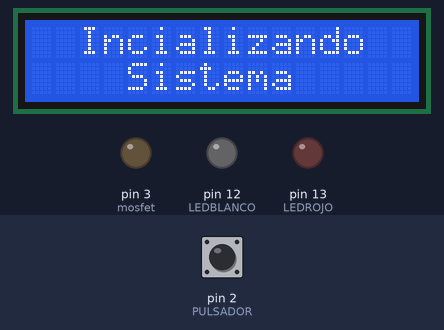
Simulated run of this sketch. Board: Arduino Uno, built with avr-gcc and run on an emulated ATmega328P. Parts: 16×2 character LCD, output pins drawn as LEDs (lit = HIGH). Inputs (shaded band) come from the test bench; at power-on: pin 2 (PULSADOR) LOW. What the sketch prints to the serial monitor is not drawn.

Above: at 0.1 s.
At 2.2 s:
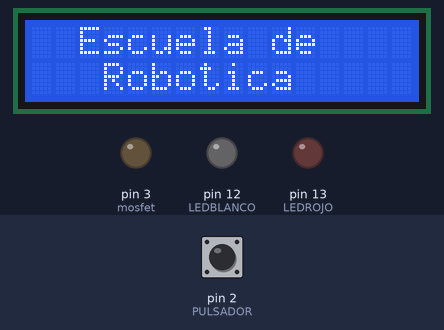
At 19.8 s:
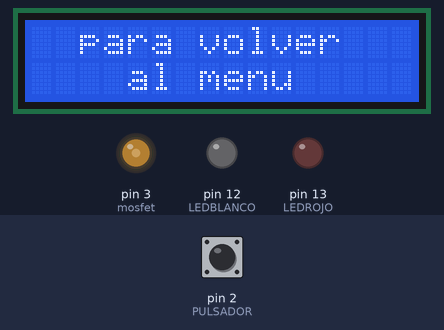
At 37.5 s:
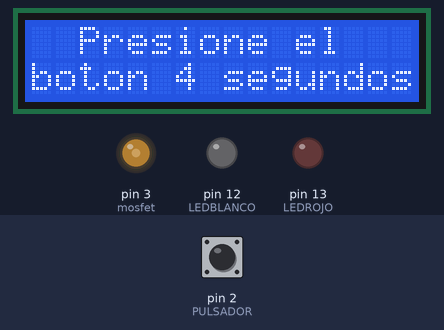
Timing chart, 0 to 39.0 s (numbered marks = the images above):
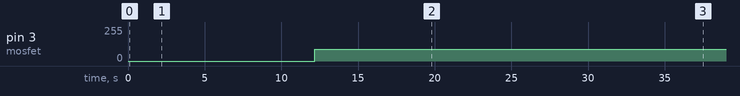

The sketch:

menu_v4.0.ino
```cpp
#include <Wire.h>
#include <LiquidCrystal_I2C.h>
#define mosfet 3
#define LEDROJO 13 // define pin de led rojo
#define LEDBLANCO 12 // define pin de led blanco
#define PULSADOR 2
const unsigned long PaM1= 900000, PaM2=1800000,  tempM=180000;
LiquidCrystal_I2C lcd(0x3F,16,2); //Crear el objeto lcd  dirección  0x3F y 16 columnas x 2 filas
//const byte rele = 8; //define pin de rele (pero no utilizamos)
int modo = 1; //define valor inicial de la variable como volatil
int modo_ant = 0, cont=0; // define valor inicial de la variable como entero
unsigned long temporizador1, temporizador2=0, tempPa, timer, timer2, delayDisp=2500; // define lo temporizadores
bool bombaEc = false, cambioM = false, menu=false, cambioIni= false;  // define las variables booleanas

void setup(){

// se inicializan los pines y los interruptores
  pinMode(PULSADOR, INPUT);
// pinMode(rele, OUTPUT);
  pinMode(LEDROJO,OUTPUT);
  pinMode(LEDBLANCO,OUTPUT);
  pinMode(mosfet, OUTPUT);
  Serial.begin(9600);// inicia la transmision de datos en 9600

 // Inicializar el LCD
  lcd.init();

  //Encender la luz de fondo.
  lcd.backlight();

  lcd.clear();
  lcd.setCursor(2, 0);
  lcd.print("Incializando");
  lcd.setCursor(4, 1);
  lcd.print("Sistema");
  delay (2000);

}

void loop(){
  menu_displ(modo, true);
  //Serial.println (cambioM);
  switch (modo){

    case 1:
       tempPa=PaM1;
       if (cambioIni == false){
       temporizador2  = 0;
       cambioIni = true;
        }
       //entra a modo interior
       //display "modo interior"
       break;

   case 2:
       tempPa=PaM2;

       //entra a modo exterior
       //display "modo exterior"

       break;

   case 3:
       //display "modo stand by"
       //stand by
       //apagar motor
       break;

 }
  control_tiempo (&temporizador1, &temporizador2, tempM, tempPa);
  BotonPro();

}
```

BotonPro.ino
```cpp
void BotonPro() {
  if (digitalRead(PULSADOR)==1){
    timer=millis()+1000;
    while (digitalRead(PULSADOR)==1){

     // Serial.println("While");
      delay (5);
      timer2=millis();

    }

    if (timer2>timer){
      tone(7,261,300);
      /*Serial.println("Usted esta en el menu");
      Serial.println("Aprete el boton una vez para entrar al modo 1 o dos veces para entrar al modo 2");*/

      Disp_Selec_Menu (2, 2, "Usted esta", "en el menu", delayDisp);
      Disp_Selec_Menu (1, 2, "Presione 1 vez", "Riego Interno", delayDisp+300);
      Disp_Selec_Menu (0, 2, "Presione 2 veces", "Riego Externo", delayDisp+300);
      Disp_Selec_Menu (0, 4, "Presione 3 veces", "Stand By", delayDisp+300);
      modo = 1;
      cont=0;
      Serial.println(cont);
      timer=millis()+5000;
      while (menu==false){
       // Serial.println("Entro al while");
        if (digitalRead(PULSADOR)==1){
          cont++;
          /*Serial.print("Ha ingresado en el modo: ");
          Serial.println(cont);*/
          Disp_Selec_Menu (3, 7, "Selecciono", String (cont), 10);
          delay (200);
          tone(7,261,300);
          delay (300);
          if (cont==3){
            cont=3;
            break;
            }
        }
        if (timer< millis()){
           menu=true;
          }
        }
      }

    menu=false;
     /*lcd.clear();
      lcd.setCursor(0, 0);
        lcd.print("Presione 4 seg");
      lcd.setCursor(0, 1);
        lcd.print("para volver menu");*/

  }


  if (cont==1) {
   // Serial.println ("menu1");
         modo = 1;
         //menu_displ();
          cambioM= false;
  }else if (cont==2) {
          modo = 2;
          //menu_displ();
           cambioM= false;
    //Serial.println ("menu2");
  }else if (cont==3){
          modo=3;
          cambioM= false;
  }

}
```

Disp_Selec_Menu.ino
```cpp
void Disp_Selec_Menu (int posF0C, int posF1C, String texF0, String textF1, unsigned long demora){
  lcd.clear();
  lcd.setCursor(posF0C, 0);
  lcd.print(texF0);
  lcd.setCursor(posF1C, 1);
  lcd.print(textF1);
  delay(demora);
}
```

Imp_Ent_Menu.ino
```cpp
void Imp_Ent_Menu() {
  lcd.clear();
  lcd.setCursor(2, 0);
  lcd.print("Presione el");
  lcd.setCursor(0, 1);
  lcd.print("boton 4 segundos");
  delay(delayDisp);
  lcd.clear();
  lcd.setCursor(2, 0);
  lcd.print("para volver");
  lcd.setCursor(4, 1);
  lcd.print("al menu");
  delay(delayDisp);
}
```

Imp_Esc_Rob.ino
```cpp
void Imp_Esc_Rob(){
  lcd.clear();
  lcd.setCursor(2, 0);
  lcd.print("Escuela de");
  lcd.setCursor(3, 1);
  lcd.print("Robotica");
  delay(delayDisp);
}
```

Imp_Modo.ino
```cpp
void Imp_Modo (String modo, String selec, int pos) {
 lcd.clear();
  lcd.setCursor(5, 0);
  lcd.print(modo);
  lcd.setCursor(pos, 1);
  lcd.print(selec);
  delay(delayDisp);
}
```

control_tiempo.ino
```cpp
void control_tiempo(unsigned long *temporizador1, unsigned long *temporizador2 , unsigned long tempM, unsigned long tempPa){

if (modo == 3){
  digitalWrite(mosfet, LOW);
  bombaEc = false;
  Serial.println("Bomba Apagada");
  //apaga bomba
}else{
  if ((bombaEc == false) && (*temporizador2 < millis())){
    //encender bomba
    Serial.println("Bomba Encendida");
    analogWrite(mosfet, 90);
    bombaEc = true;
    *temporizador1 = millis() + tempM;

    }else{
       Serial.print("temporizador2: ");
      Serial.println(*temporizador2);
      if ((bombaEc == true) && (*temporizador1 < millis())){
        //apagar bomba
        Serial.println("Bomba Apagada");
        *temporizador2 = tempPa + millis();
        digitalWrite(mosfet, LOW);
        bombaEc = false;
        }
    }
  }
}
```

menu_displ.ino
```cpp
void menu_displ(int selec, bool imp){
  if (imp==true){
    Imp_Esc_Rob();
  }
  switch (selec) {
    case 1:
      Imp_Modo("Modo 1", "Riego Exterior", 1);
      break;
    case 2:
      Imp_Modo("Modo 2", "Riego Interior", 1);
      break;
    case 3:
      Imp_Modo("Modo 3", "Stand By", 4);
      break;
    default:
      break;

    }
  Imp_Ent_Menu();
}
```

Measured:
- by itself, pin 3 (mosfet): 0/255 → 90/255 at 12.2 s
- what the display in image 1 shows lasts 2.5 s, from 2.1 s to 4.6 s
